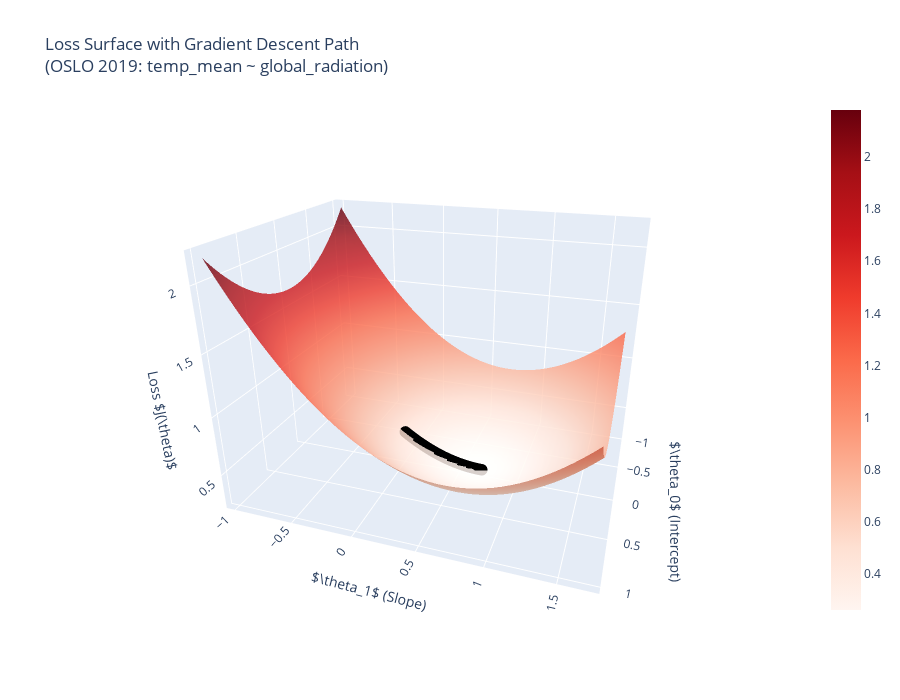

The cell this chart's notebook holds for it:
### Markdown cell above
#### F.1) (Model #2) Interactive 3D Loss Surfact (Plotly)

### Code cell
# Define grid for theta0 and theta1
tgr_theta0_range = np.linspace(min(tgr_theta0_history)-1, max(tgr_theta0_history)+1, 50)
tgr_theta1_range = np.linspace(min(tgr_theta1_history)-1, max(tgr_theta1_history)+1, 50)
tgr_T0, tgr_T1 = np.meshgrid(tgr_theta0_range, tgr_theta1_range)

# Compute loss surface
tgr_Z = np.zeros_like(tt_T0)
for i in range(tgr_T0.shape[0]):
    for j in range(tgr_T0.shape[1]):
        tgr_y_pred = tgr_T0[i, j] + tgr_T1[i, j] * tgr_X_scaled
        tgr_Z[i, j] = (1 / (2 * tgr_m)) * np.sum((tgr_y_pred - tgr_y_scaled) ** 2)

# Create 3D surface
tgr_surface = go.Surface(
    x=tgr_theta0_range,
    y=tgr_theta1_range,
    z=tgr_Z,
    colorscale='Reds',
    opacity=0.8,
    showscale=True,
    name='Loss Surface'
)

# Add gradient descent path
tgr_path = go.Scatter3d(
    x=tgr_theta0_history,
    y=tgr_theta1_history,
    z=tgr_J_history,
    mode='lines+markers',
    line=dict(color='black', width=5),
    marker=dict(size=4, color='black'),
    name='Gradient Descent Path'
)

figtgr = go.Figure(data=[tgr_surface, tgr_path])
figtgr.update_layout(
    scene=dict(
        xaxis_title=r'$\theta_0$ (Intercept)',
        yaxis_title=r'$\theta_1$ (Slope)',
        zaxis_title='Loss $J(\\theta)$'
    ),
    title='Loss Surface with Gradient Descent Path<br>(OSLO 2019: temp_mean ~ global_radiation)',
    width=900,
    height=700
)
figtgr.show()

### Figure 1 — Plotly figure (JSON) as saved in the notebook; plotly's stock layout.template omitted (floating-point values rounded to 4 significant figures; data arrays with more than 128 entries replaced by an {"elided": "..."} marker saying what was removed)
{"data": [{"colorscale": [[0, "rgb(255,245,240)"], [0.125, "rgb(254,224,210)"], [0.25, "rgb(252,187,161)"], [0.375, "rgb(252,146,114)"], [0.5, "rgb(251,106,74)"], [0.625, "rgb(239,59,44)"], [0.75, "rgb(203,24,29)"], [0.875, "rgb(165,15,21)"], [1, "rgb(103,0,13)"]], "name": "Loss Surface", "opacity": 0.8, "showscale": true, "type": "surface", "x": [-1.0, -0.9592, -0.9184, -0.8776, -0.8367, -0.7959, -0.7551, -0.7143, -0.6735, -0.6327, -0.5918, -0.551, -0.5102, -0.4694, -0.4286, -0.3878, -0.3469, -0.3061, -0.2653, -0.2245, -0.1837, -0.1429, -0.102, -0.06122, -0.02041, 0.02041, 0.06122, 0.102, 0.1429, 0.1837, 0.2245, 0.2653, 0.3061, 0.3469, 0.3878, 0.4286, 0.4694, 0.5102, 0.551, 0.5918, 0.6327, 0.6735, 0.7143, 0.7551, 0.7959, 0.8367, 0.8776, 0.9184, 0.9592, 1], "y": [-0.9931, -0.9383, -0.8834, -0.8286, -0.7738, -0.719, -0.6642, -0.6093, -0.5545, -0.4997, -0.4449, -0.3901, -0.3353, -0.2804, -0.2256, -0.1708, -0.116, -0.06116, -0.006347, 0.04847, 0.1033, 0.1581, 0.2129, 0.2677, 0.3226, 0.3774, 0.4322, 0.487, 0.5418, 0.5967, 0.6515, 0.7063, 0.7611, 0.8159, 0.8707, 0.9256, 0.9804, 1.035, 1.09, 1.145, 1.2, 1.254, 1.309, 1.364, 1.419, 1.474, 1.529, 1.583, 1.638, 1.693], "z": {"elided": "50x50 float values"}}, {"line": {"color": "black", "width": 5}, "marker": {"color": "black", "size": 4}, "mode": "lines+markers", "name": "Gradient Descent Path", "type": "scatter3d", "x": {"elided": "1000 float values"}, "y": {"elided": "1000 float values"}, "z": {"elided": "1000 float values"}}], "layout": {"height": 700, "scene": {"aspectmode": "auto", "aspectratio": {"x": 0.9185, "y": 1.234, "z": 0.8825}, "camera": {"center": {"x": 0, "y": 0, "z": 0}, "eye": {"x": 1.882, "y": 0.6312, "z": 0.8648}, "projection": {"type": "perspective"}, "up": {"x": 0, "y": 0, "z": 1}}, "xaxis": {"title": {"text": "$\\theta_0$ (Intercept)"}, "type": "linear"}, "yaxis": {"title": {"text": "$\\theta_1$ (Slope)"}, "type": "linear"}, "zaxis": {"title": {"text": "Loss $J(\\theta)$"}, "type": "linear"}}, "title": {"text": "Loss Surface with Gradient Descent Path<br>(OSLO 2019: temp_mean ~ global_radiation)"}, "width": 900}}
